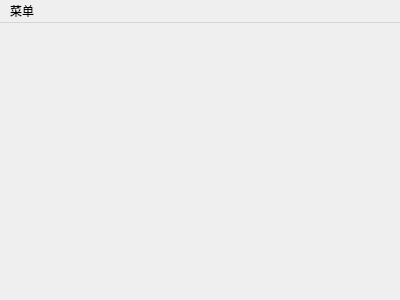
<?xml version="1.0" encoding="UTF-8"?>
<ui version="4.0">
 <class>MainScene</class>
 <widget class="QMainWindow" name="MainScene">
  <property name="geometry">
   <rect>
    <x>0</x>
    <y>0</y>
    <width>400</width>
    <height>300</height>
   </rect>
  </property>
  <property name="windowTitle">
   <string>MainScene</string>
  </property>
  <widget class="QWidget" name="centralWidget"/>
  <widget class="QMenuBar" name="menuBar">
   <property name="geometry">
    <rect>
     <x>0</x>
     <y>0</y>
     <width>400</width>
     <height>26</height>
    </rect>
   </property>
   <widget class="QMenu" name="menu">
    <property name="title">
     <string>菜单</string>
    </property>
    <addaction name="actionQuit"/>
   </widget>
   <addaction name="menu"/>
  </widget>
  <action name="actionQuit">
   <property name="text">
    <string>退出游戏</string>
   </property>
  </action>
 </widget>
 <layoutdefault spacing="6" margin="11"/>
 <resources/>
 <connections/>
</ui>
